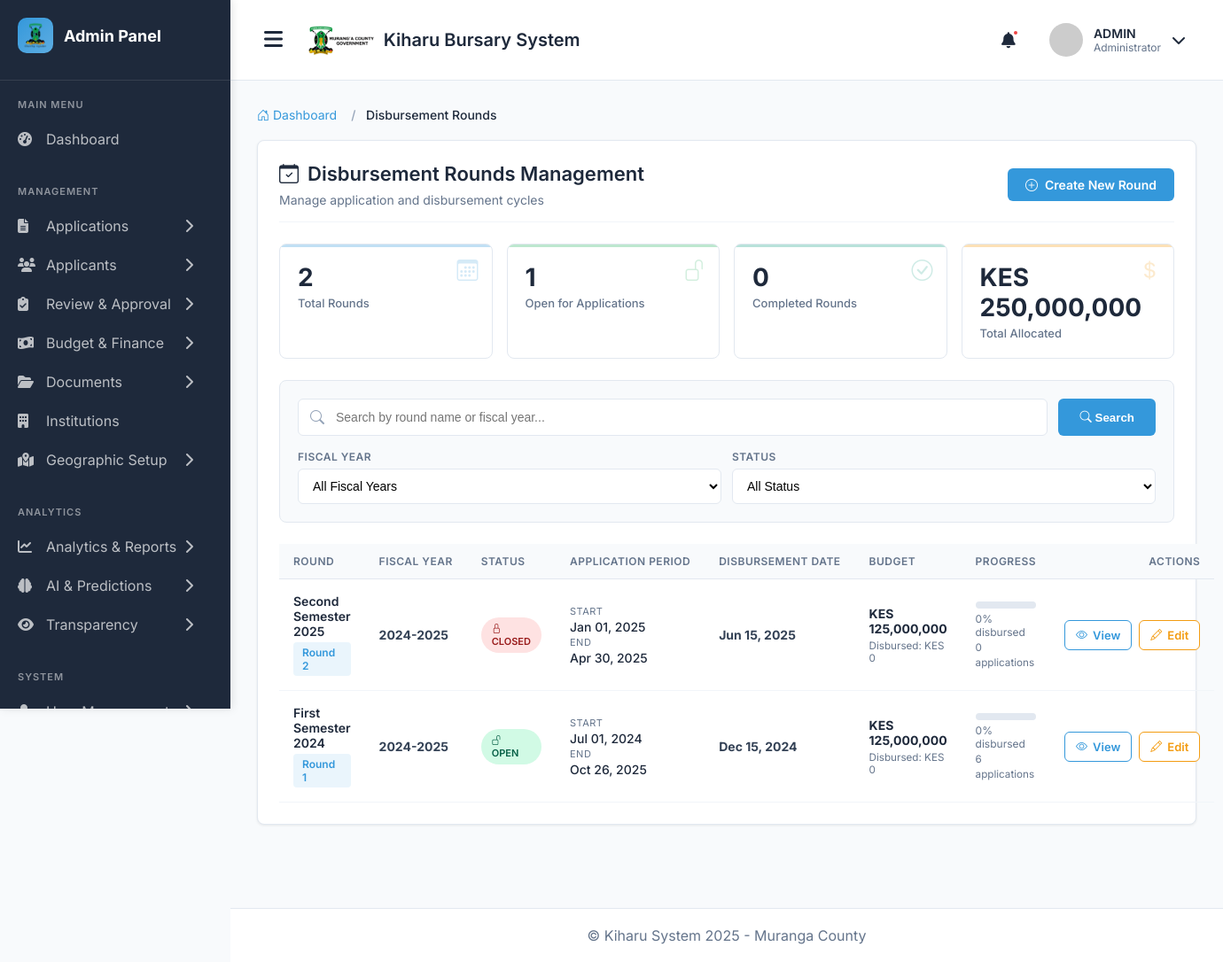
Page /disbursement-rounds/ (signed in) on the committed database.
### main_application/models.py (models this page shows, shortened)
class DisbursementRound(models.Model):
    fiscal_year = models.ForeignKey(FiscalYear, on_delete=models.CASCADE, related_name='disbursement_rounds')
    round_number = models.PositiveIntegerField()  # 1, 2, 3, 4, or 5
    name = models.CharField(max_length=100)  # e.g., "First Tranche 2024", "Term 2 Disbursement"
    application_start_date = models.DateField()
    application_end_date = models.DateField()
    review_deadline = models.DateField()
    disbursement_date = models.DateField()
    allocated_amount = models.DecimalField(
        max_digits=12,
        decimal_places=2,
        help_text="Amount allocated for this round"
    )
    disbursed_amount = models.DecimalField(
        max_digits=12,
        decimal_places=2,
        default=0
    )
    is_open = models.BooleanField(default=False)
    is_completed = models.BooleanField(default=False)
    class Meta:
        unique_together = ['fiscal_year', 'round_number']
        ordering = ['fiscal_year', 'round_number']

class FiscalYear(models.Model):
    name = models.CharField(max_length=20, unique=True)  # e.g., "2024-2025"
    start_date = models.DateField()
    end_date = models.DateField()
    county = models.ForeignKey(County, on_delete=models.CASCADE, related_name='fiscal_years')
    total_county_budget = models.DecimalField(
        max_digits=15,
        decimal_places=2,
        help_text="Total county budget for the year"
    )
    education_budget = models.DecimalField(
        max_digits=15,
        decimal_places=2,
        help_text="Education sector allocation"
    )
    total_bursary_allocation = models.DecimalField(
        max_digits=12,
        decimal_places=2,
        help_text="Total county bursary allocation for the year"
    )
    equitable_share = models.DecimalField(
        max_digits=15,
        decimal_places=2,
        default=0,
        help_text="Equitable share from National Treasury"
    )
    conditional_grants = models.DecimalField(
        max_digits=15,
        decimal_places=2,
        default=0,
        help_text="Conditional allocations from National Treasury"
    )
    number_of_disbursement_rounds = models.PositiveIntegerField(
        default=2,
        help_text="How many times bursaries are disbursed per year (e.g., 2, 4, or 5)"
    )
    is_active = models.BooleanField(default=False)
    application_open = models.BooleanField(default=False)
    application_deadline = models.DateField(blank=True, null=True)
    created_at = models.DateTimeField(auto_now_add=True)
    created_by = models.ForeignKey(User, on_delete=models.SET_NULL, null=True)
    class Meta:
        ordering = ['-start_date']

### main_application/views.py (the view)
# urls.py: path('disbursement-rounds/', views.disbursement_round_list, name='disbursement_round_list'),
@login_required
@user_passes_test(is_admin_or_county_admin)
def disbursement_round_list(request):
    fiscal_years = FiscalYear.objects.all().order_by('-start_date')
    search_query = request.GET.get('search', '').strip()
    fiscal_year_id = request.GET.get('fiscal_year', '')
    status_filter = request.GET.get('status', '')
    rounds = DisbursementRound.objects.select_related('fiscal_year').all()
    if search_query:
        rounds = rounds.filter(
            Q(name__icontains=search_query) |
            Q(fiscal_year__name__icontains=search_query)
        )
    if fiscal_year_id:
        rounds = rounds.filter(fiscal_year_id=fiscal_year_id)
    if status_filter == 'open':
        rounds = rounds.filter(is_open=True, is_completed=False)
    elif status_filter == 'completed':
        rounds = rounds.filter(is_completed=True)
    elif status_filter == 'closed':
        rounds = rounds.filter(is_open=False, is_completed=False)
    rounds = rounds.order_by('-fiscal_year__start_date', '-round_number')
    total_rounds = rounds.count()
    open_rounds = rounds.filter(is_open=True, is_completed=False).count()
    completed_rounds = rounds.filter(is_completed=True).count()
    total_allocated = rounds.aggregate(
        total=Sum('allocated_amount')
    )['total'] or 0
    total_disbursed = rounds.aggregate(
        total=Sum('disbursed_amount')
    )['total'] or 0
    paginator = Paginator(rounds, 20)
    page_number = request.GET.get('page', 1)
    page_obj = paginator.get_page(page_number)
    for round_obj in page_obj:
        round_obj.total_applications = Application.objects.filter(
            disbursement_round=round_obj
        ).count()
        round_obj.approved_applications = Application.objects.filter(
            disbursement_round=round_obj,
            status='approved'
        ).count()
        round_obj.disbursed_applications = Application.objects.filter(
            disbursement_round=round_obj,
            status='disbursed'
        ).count()
    context = {
        'page_obj': page_obj,
        'paginator': paginator,
        'fiscal_years': fiscal_years,
        'search_query': search_query,
        'current_fiscal_year': fiscal_year_id,
        'current_status': status_filter,
        'total_rounds': total_rounds,
        'open_rounds': open_rounds,
        'completed_rounds': completed_rounds,
        'total_allocated': total_allocated,
        'total_disbursed': total_disbursed,
    }
    return render(request, 'admin/disbursement_rounds/list.html', context)

### main_application/views.py (called while the page is built)
def is_admin_or_county_admin(user):
    return user.user_type in ['admin', 'county_admin']

### templates/admin/disbursement_rounds/list.html (shortened to what this page needs)
{% extends 'admin_base.html' %}
{% load humanize %}
{% block content %}
<div class="container-fluid">
    <nav aria-label="breadcrumb">
        <ol class="breadcrumb">
            <li class="breadcrumb-item">
                <a href="{% url 'admin_dashboard' %}">
                    <i class="bi bi-house-door"></i> Dashboard
                </a>
            </li>
            <li class="breadcrumb-item active" aria-current="page">Disbursement Rounds</li>
        </ol>
    </nav>
    <div class="section-container">
        <div class="page-header">
            <div>
                <h1 class="page-title">
                    <i class="bi bi-calendar-check"></i>
                    Disbursement Rounds Management
                </h1>
                <p class="page-subtitle">
                    Manage application and disbursement cycles
                </p>
            </div>
            <a href="{% url 'disbursement_round_create' %}" class="btn-primary">
                <i class="bi bi-plus-circle"></i>
                Create New Round
            </a>
        </div>
        <div class="stats-grid">
            <div class="stat-card stat-primary">
                <div class="stat-icon">
                    <i class="bi bi-calendar3"></i>
                </div>
                <div class="stat-value">{{ total_rounds }}</div>
                <div class="stat-label">Total Rounds</div>
            </div>
            <div class="stat-card stat-success">
                <div class="stat-icon">
                    <i class="bi bi-unlock"></i>
                </div>
                <div class="stat-value">{{ open_rounds }}</div>
                <div class="stat-label">Open for Applications</div>
            </div>
            <div class="stat-card stat-info">
                <div class="stat-icon">
                    <i class="bi bi-check-circle"></i>
                </div>
                <div class="stat-value">{{ completed_rounds }}</div>
                <div class="stat-label">Completed Rounds</div>
            </div>
            <div class="stat-card stat-warning">
                <div class="stat-icon">
                    <i class="bi bi-currency-dollar"></i>
                </div>
                <div class="stat-value">KES {{ total_allocated|floatformat:0|intcomma }}</div>
                <div class="stat-label">Total Allocated</div>
            </div>
        </div>
        <div class="search-filter-section">
            <form method="get">
                <div class="search-row">
                    <div class="search-input-wrapper">
                        <input
                            type="text"
                            name="search"
                            class="search-input"
                            placeholder="Search by round name or fiscal year..."
                            value="{{ search_query }}"
                        >
                    </div>
                    <button type="submit" class="btn-search">
                        <i class="bi bi-search"></i> Search
                    </button>
                </div>
                <div class="filter-row">
                    <div class="filter-group">
                        <label class="filter-label">Fiscal Year</label>
                        <select name="fiscal_year" class="filter-select" onchange="this.form.submit()">
                            <option value="">All Fiscal Years</option>
                        </select>
                    </div>
                    <div class="filter-group">
                        <label class="filter-label">Status</label>
                        <select name="status" class="filter-select" onchange="this.form.submit()">
                            <option value="">All Status</option>
                        </select>
                    </div>
                </div>
            </form>
        </div>
        <div class="table-responsive">
            <table class="rounds-table">
                <thead>
                    <tr>
                        <th>Round</th>
                        <th>Fiscal Year</th>
                        <th>Status</th>
                        <th>Application Period</th>
                        <th>Disbursement Date</th>
                        <th>Budget</th>
                        <th>Progress</th>
                        <th style="text-align: right;">Actions</th>
                    </tr>
                </thead>
                <tbody>
                    {% for round in page_obj %}
                    <tr>
                        <td>
                            <div style="display: flex; flex-direction: column; gap: 4px;">
                                <div class="round-name">{{ round.name }}</div>
                                <span class="round-number">Round {{ round.round_number }}</span>
                            </div>
                        </td>
                        <td>
                            <strong>{{ round.fiscal_year.name }}</strong>
                        </td>
                        <td>
                            {% if round.is_completed %}
                                <span class="status-badge status-completed">
                                    <i class="bi bi-check-circle"></i> Completed
                                </span>
                            {% elif round.is_open %}
                                <span class="status-badge status-open">
                                    <i class="bi bi-unlock"></i> Open
                                </span>
                            {% else %}
                                <span class="status-badge status-closed">
                                    <i class="bi bi-lock"></i> Closed
                                </span>
                            {% endif %}
                        </td>
                        <td>
                            <div class="date-info">
                                <span class="date-label">Start</span>
                                <span class="date-value">{{ round.application_start_date|date:"M d, Y" }}</span>
                                <span class="date-label">End</span>
                                <span class="date-value">{{ round.application_end_date|date:"M d, Y" }}</span>
                            </div>
                        </td>
                        <td>
                            <strong>{{ round.disbursement_date|date:"M d, Y" }}</strong>
                        </td>
                        <td>
                            <div style="display: flex; flex-direction: column; gap: 4px;">
                                <div class="amount-display">KES {{ round.allocated_amount|floatformat:0|intcomma }}</div>
                                <small style="color: #64748B;">
                                    Disbursed: KES {{ round.disbursed_amount|floatformat:0|intcomma }}
                                </small>
                            </div>
                        </td>
                        <td>
                            {% widthratio round.disbursed_amount round.allocated_amount 100 as percentage %}
                            <div class="progress-bar-container">
                            </div>
                            <div class="progress-text">{{ percentage }}% disbursed</div>
                            <small style="color: #64748B;">
                                {{ round.total_applications|default:0 }} applications
                            </small>
                        </td>
                        <td>
                            <div class="action-btns" style="justify-content: flex-end;">
                                <a href="{% url 'disbursement_round_detail' round.id %}" class="btn-action btn-view">
                                    <i class="bi bi-eye"></i>
                                    View
                                </a>
                                {% if not round.is_completed %}
                                <a href="{% url 'disbursement_round_edit' round.id %}" class="btn-action btn-edit">
                                    <i class="bi bi-pencil"></i>
                                    Edit
                                </a>
                                {% endif %}
                            </div>
                        </td>
                    </tr>
                    {% endfor %}
                </tbody>
            </table>
        </div>
    </div>
</div>
{% endblock %}

### templates/admin_base.html (style rules this page uses)
* { margin: 0; padding: 0; box-sizing: border-box; }
:root { --primary-color: #3498db; --primary-hover: #2980b9; --sidebar-bg: #1E293B; --sidebar-hover: #334155; --main-bg: #F8FAFC; --card-bg: #FFFFFF; --text-primary: #1E293B; --text-secondary: #64748B; --border-color: #E2E8F0; --success-color: #10B981; --danger-color: #EF4444; --warning-color: #F59E0B; }
body { font-family: 'Inter', sans-serif; background-color: var(--main-bg); color: var(--text-primary); overflow-x: hidden; }
.page-header { margin-bottom: 30px; }
.page-title { font-size: 28px; font-weight: 700; margin-bottom: 8px; }
.breadcrumb { display: flex; gap: 8px; color: var(--text-secondary); font-size: 14px; }
.breadcrumb a { color: var(--text-secondary); text-decoration: none; }
.btn-primary { color: #ffffff; background-color: #3498db; border-color: #3498db; }

### rows in the picture
DisbursementRound: name "Second Semester 2025", round_number "2", fiscal_year.name "2024-2025", is_completed False (drawn), application_start_date "Jan 01, 2025", application_end_date "Apr 30, 2025", disbursement_date "Jun 15, 2025", allocated_amount "125,000,000", disbursed_amount "0", percentage "0", total_applications "0"
DisbursementRound: name "First Semester 2024", round_number "1", fiscal_year.name "2024-2025", is_completed False (drawn), application_start_date "Jul 01, 2024", application_end_date "Oct 26, 2025", disbursement_date "Dec 15, 2024", allocated_amount "125,000,000", disbursed_amount "0", percentage "0", total_applications "6"

### other values in the picture
{{ total_rounds }} "2"
{{ open_rounds }} "1"
{{ completed_rounds }} "0"
{{ total_allocated|floatformat:0|intcomma }} "250,000,000"
